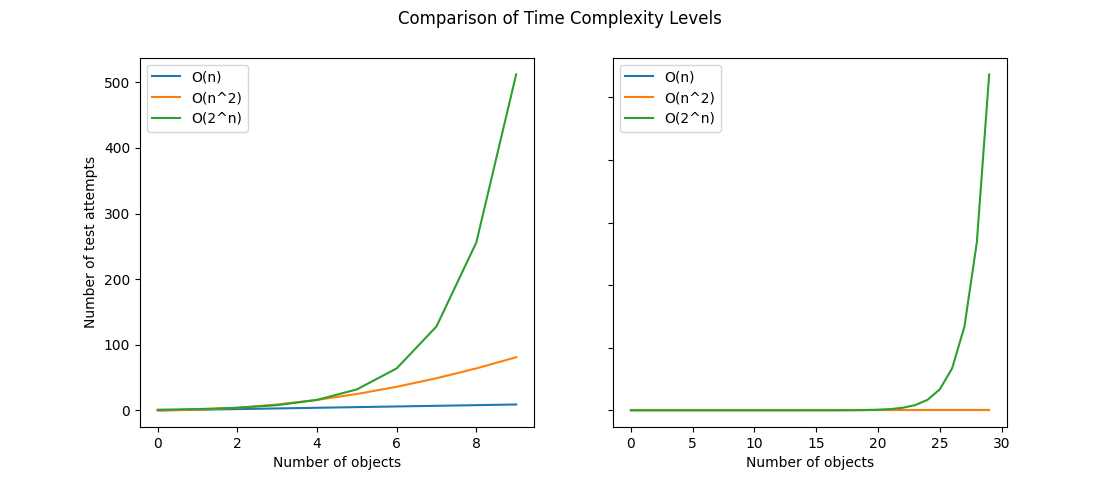

The script that drew this image:
import matplotlib.pyplot as plt
import numpy as np

x0 = np.array(range(10))
x1 = np.array(range(30))

fig, axs = plt.subplots(1,2)
fig.suptitle("Comparison of Time Complexity Levels")

for ax in axs.flat:
    ax.set(xlabel="Number of objects", ylabel="Number of test attempts")
for ax in axs.flat:
    ax.label_outer()

axs[0].plot(x0,x0, label="O(n)")
axs[0].plot(x0,np.power(x0,2), label="O(n^2)")
axs[0].plot(x0,np.power(2,x0), label="O(2^n)")

axs[1].plot(x1,x1, label="O(n)")
axs[1].plot(x1,np.power(x1,2), label="O(n^2)")
axs[1].plot(x1,np.power(2,x1), label="O(2^n)")

axs[0].legend()
axs[1].legend()

plt.show()
